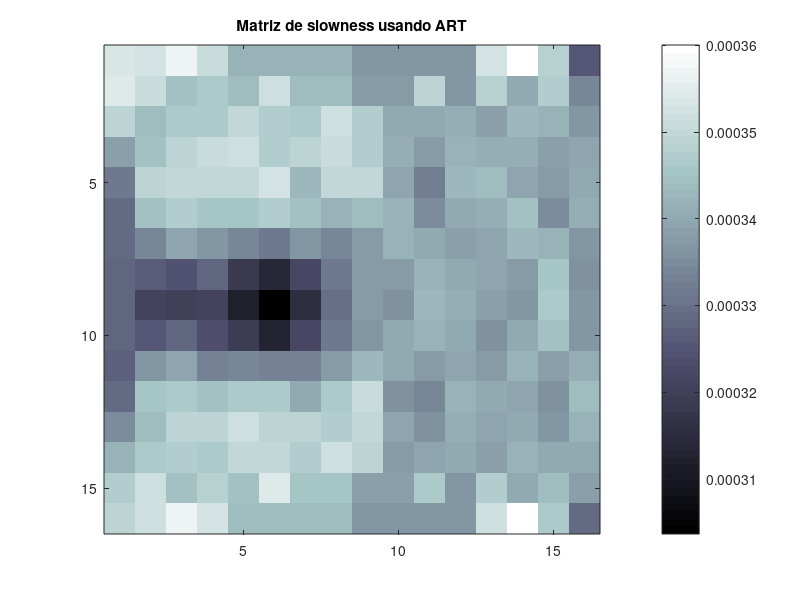
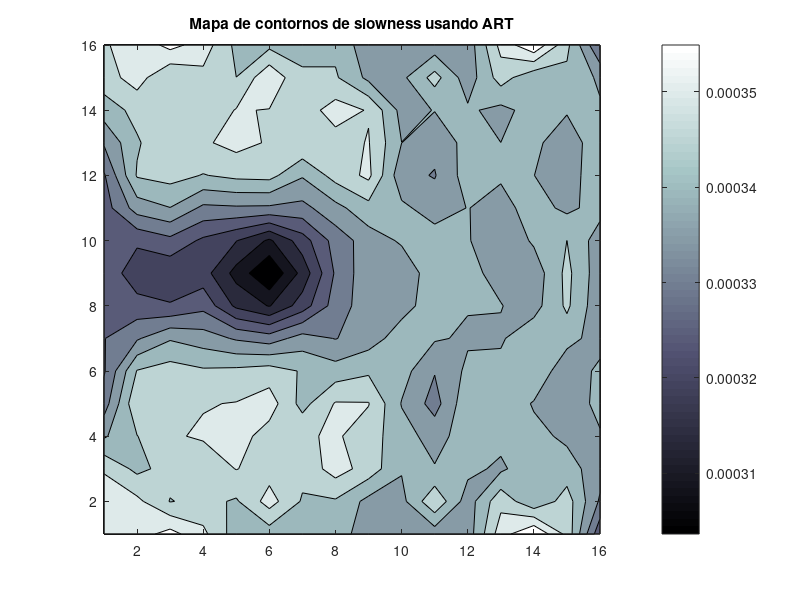
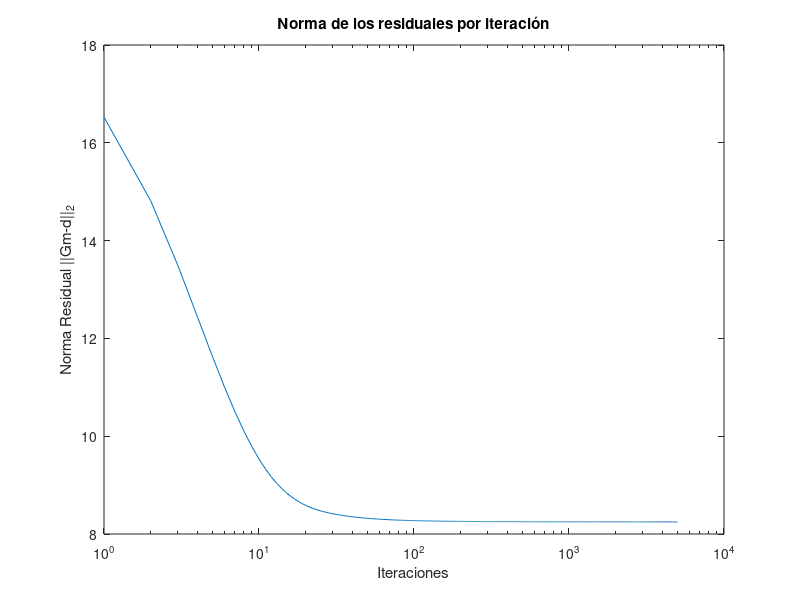
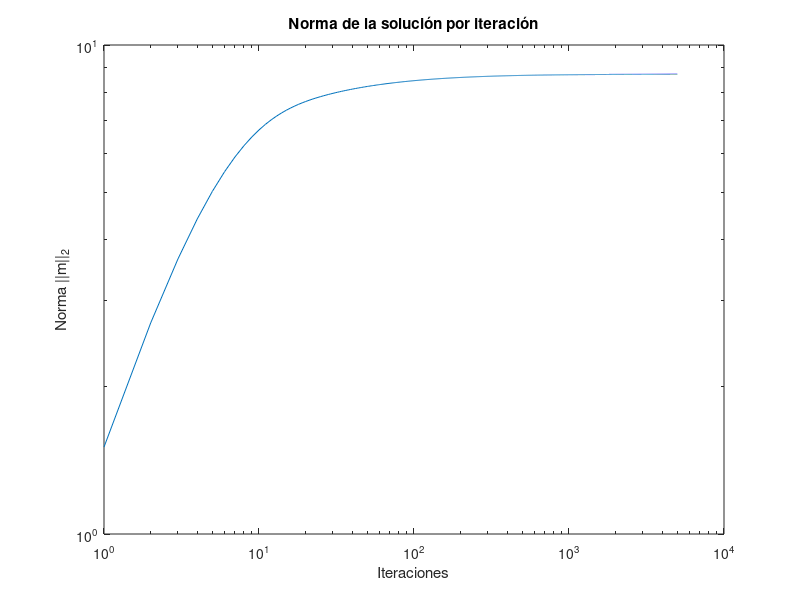

The MATLAB source for these figures, in order:
close all
clear all
clc
load ('jitorres_crosswell.mat')
sigma=0.5;
for i=1:256
v(i)=1/sigma ;
end
%Matriz
W=diag(v,0);
Gw=W*G;
dw=W*dn;
%Algoritmo ART
%G1=Gw>0;
G1=Gw~=0;
m=zeros(256,1);
N=zeros(256,1);
L=zeros(256,1);
tic
for i=1:256
    N(i)=sum(G1(i,:));
    L(i)=sum(Gw(i,:));
end
res=1;
l=100;
%contador=0;
%while res>0.0001
for k=1:5000
for i=1:256
    q=G1(i,:)*m;
    tiempos=dw(i)/L(i) - q/(l*N(i));
    m=m+tiempos*G1(i,:)';
end
%contador=contador+1;
%res=norm(((Gw*m)-dw));
res(k)=norm(G1*m-dw);
res1(k)=norm(m,1);
end
m_escalado = m/100;
toc
figure, imagesc(reshape(m_escalado,16,16))
title('Matriz de slowness usando ART')
colormap bone
colorbar
figure, contourf(reshape(m_escalado,16,16))
title('Mapa de contornos de slowness usando ART')
colormap bone
colorbar
figure, semilogx(res)
title('Norma de los residuales por iteración')
xlabel('Iteraciones')
ylabel('Norma Residual ||Gm-d||_2')
figure, loglog(res1)
title('Norma de la solución por iteración')
xlabel('Iteraciones')
ylabel('Norma ||m||_2')

